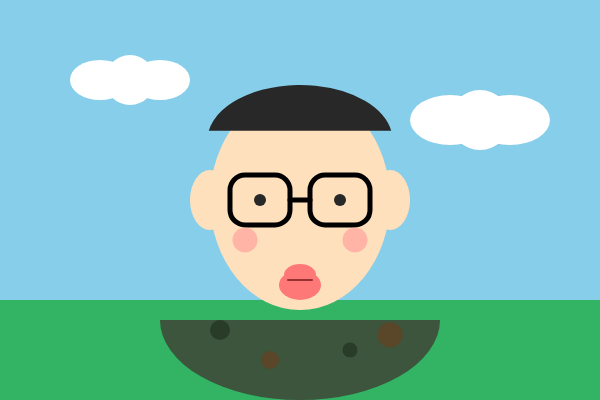
Frame 1 (no input)
Frame 2 (the mouse pressed at the canvas centre, redrawn once): identical to frame 1, image omitted

The p5.js sketch that drew this single still picture (run headless with seeded random() and noise() and a simulated clock; the mouse was pressed at the canvas centre and the sketch redrawn once):

// p5.js sketch
// ── sketch.js
function setup() {
  createCanvas(600, 400);
  noLoop();
}

function draw() {
  background(135, 206, 235);
  
  noStroke();
  fill(255);
  ellipse(100, 80, 60, 40); ellipse(130, 80, 50, 50); ellipse(160, 80, 60, 40);
  ellipse(450, 120, 80, 50); ellipse(480, 120, 60, 60); ellipse(510, 120, 80, 50);
  
  fill(50, 180, 100);
  rect(0, 300, 600, 100);

  let x = 300;
  let y = 200;

  fill(60, 85, 60);
  arc(x, y + 120, 280, 160, 0, PI);
  
  fill(40, 60, 40);
  circle(x - 80, y + 130, 20); circle(x + 50, y + 150, 15);
  fill(90, 70, 40);
  circle(x + 90, y + 135, 25); circle(x - 30, y + 160, 18);

  fill(255, 224, 189);
  ellipse(x - 90, y, 40, 60);
  ellipse(x + 90, y, 40, 60);
  ellipse(x, y, 180, 220);

  fill(40);
  arc(x, y - 60, 185, 110, PI + 0.1, TWO_PI - 0.1, CHORD);

  stroke(0);
  strokeWeight(5);
  noFill();
  rect(x - 70, y - 25, 60, 50, 15);
  rect(x + 10, y - 25, 60, 50, 15);
  line(x - 10, y, x + 10, y);

  noStroke();
  fill(40);
  circle(x - 40, y, 12);
  circle(x + 40, y, 12);

  fill(255, 150, 150, 150);
  circle(x - 55, y + 40, 25);
  circle(x + 55, y + 40, 25);

  fill(255, 120, 120);
  ellipse(x, y + 75, 32, 22);
  ellipse(x, y + 85, 42, 30);
  
  stroke(150, 50, 50);
  strokeWeight(2);
  line(x - 12, y + 80, x + 12, y + 80);
}
